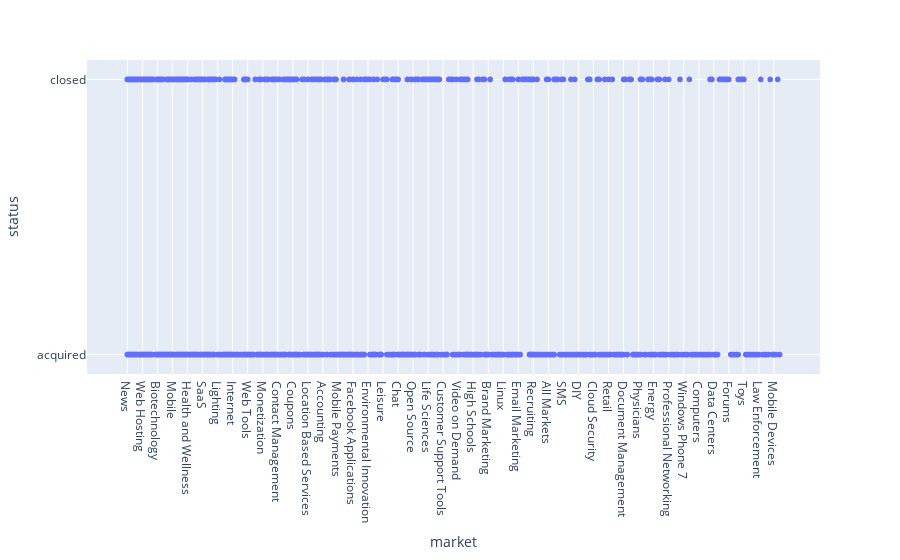

Notebook cell for this chart:
### Code cell
fig = px.scatter(df, x = "market", y = "status")
fig.show()

### Figure 1 — Plotly figure (JSON) as saved in the notebook; plotly's stock layout.template omitted (floating-point values rounded to 4 significant figures; data arrays with more than 128 entries replaced by an {"elided": "..."} marker saying what was removed)
{"data": [{"hovertemplate": "market=%{x}<br>status=%{y}<extra></extra>", "legendgroup": "", "marker": {"color": "#636efa", "symbol": "circle"}, "mode": "markers", "name": "", "showlegend": false, "type": "scattergl", "x": {"elided": "3748 str values"}, "xaxis": "x", "y": {"elided": "3748 str values"}, "yaxis": "y"}], "layout": {"legend": {"tracegroupgap": 0}, "margin": {"t": 60}, "xaxis": {"anchor": "y", "domain": [0, 1], "title": {"text": "market"}}, "yaxis": {"anchor": "x", "domain": [0, 1], "title": {"text": "status"}}}}
